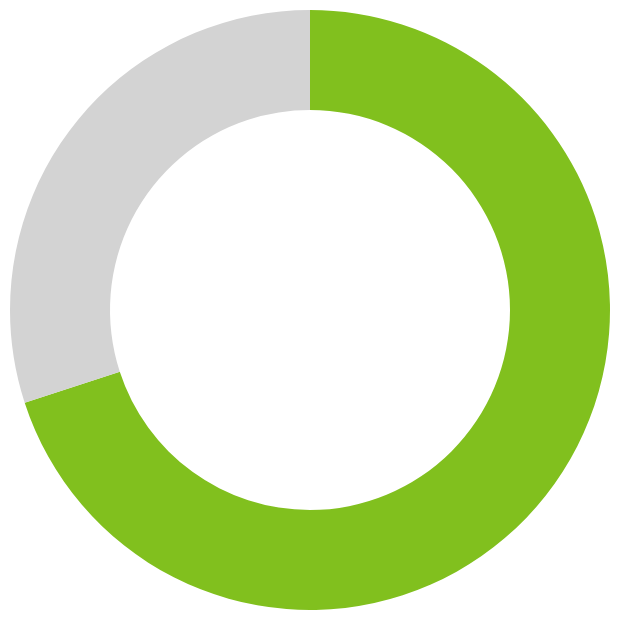

Notebook code cell kept with this figure:
### Code cell
chart = alt.Chart(df).mark_arc(
    innerRadius=100,
    outerRadius=150
).encode( 
    theta='percentage',
    color=alt.Color('color', scale=None),
)

chart

### Figure 1 — Vega-Lite specification as saved in the notebook (floating-point values rounded to 4 significant figures)
{"config": {"view": {"continuousWidth": 300, "continuousHeight": 300}}, "data": {"name": "data-9e1d92d478b8e22793b2b4364440c5e8"}, "mark": {"type": "arc", "innerRadius": 100, "outerRadius": 150}, "encoding": {"color": {"field": "color", "scale": null, "type": "nominal"}, "theta": {"field": "percentage", "type": "quantitative"}}, "$schema": "https://vega.github.io/schema/vega-lite/v5.20.1.json", "datasets": {"data-9e1d92d478b8e22793b2b4364440c5e8": [{"percentage": 0.7, "label": "70%", "color": "#81c01e"}, {"percentage": 0.3, "label": "30%", "color": "lightgray"}]}}
